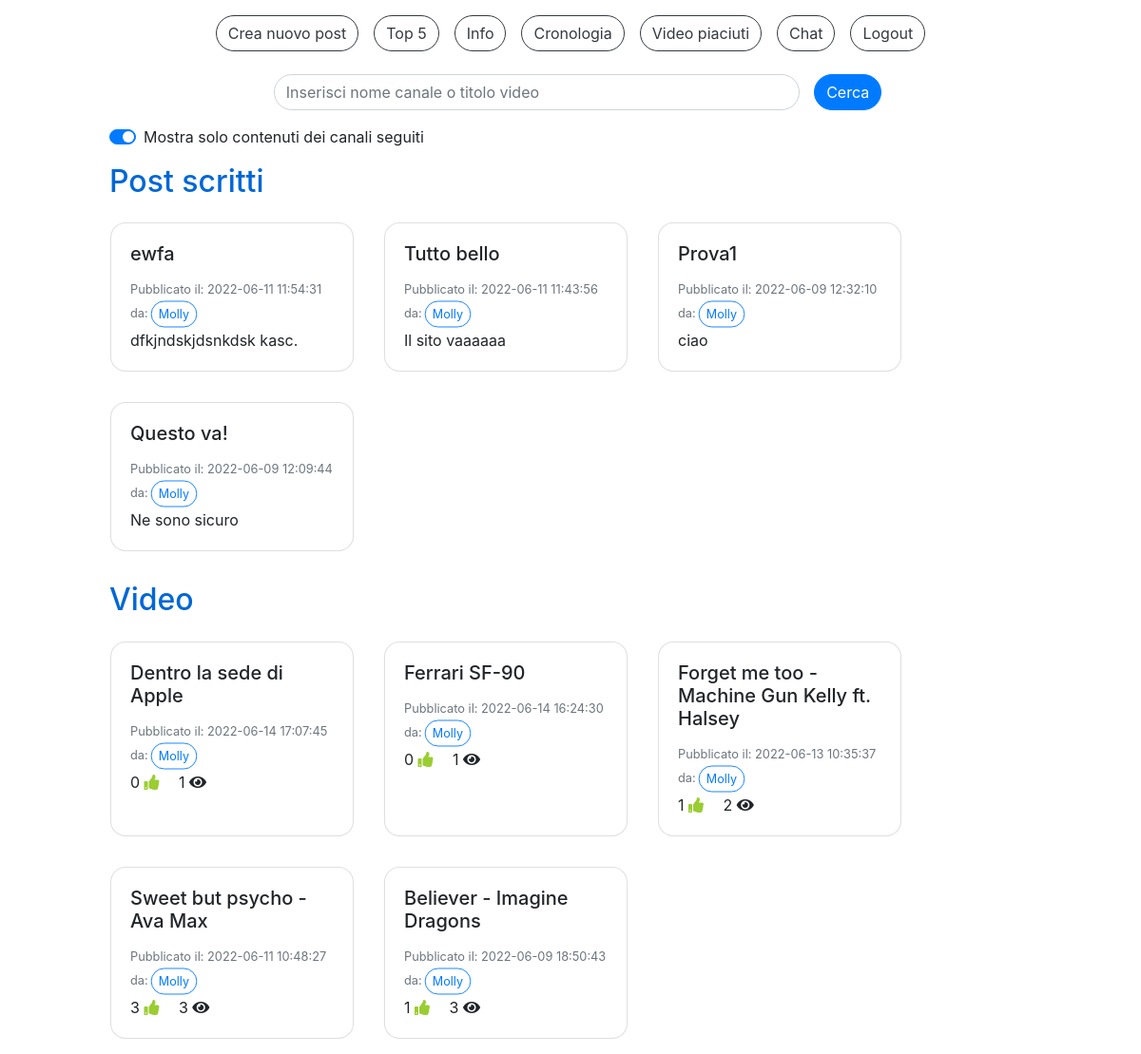
Screenshot of /home.php (signed in) with the database file from the repository.
### tables this page shows
CREATE TABLE `post_scritti` (
  `IdPost` int(11) NOT NULL,
  `Titolo` varchar(40) NOT NULL,
  `DataPubblicazione` datetime NOT NULL DEFAULT current_timestamp(),
  `TestoPost` varchar(400) NOT NULL,
  `IdAccount` int(11) NOT NULL
);

CREATE TABLE `accounts` (
  `IdAccount` int(11) NOT NULL,
  `Username` varchar(40) NOT NULL,
  `Mail` varchar(40) NOT NULL,
  `Password` varchar(100) NOT NULL,
  `Canale` tinyint(1) NOT NULL,
  `NumeroIscritti` int(11) DEFAULT NULL
);

CREATE TABLE `video` (
  `IdVideo` int(11) NOT NULL,
  `Titolo` varchar(100) NOT NULL,
  `SorgenteVideo` varchar(300) NOT NULL,
  `DataPubblicazione` datetime NOT NULL DEFAULT current_timestamp(),
  `NumeroLike` int(11) NOT NULL DEFAULT 0,
  `NumeroVisualizzazioni` int(11) NOT NULL DEFAULT 0,
  `IdAccount` int(11) NOT NULL
);

### check_canale.php (called while the page is built, shortened)
<?php
  include("db.php");
  $sql="SELECT * FROM Accounts WHERE IdAccount=?";
  $query=$db->prepare($sql);
  $dati=array($_SESSION["loginID"]);
  $query->execute($dati);
  $ris=$query->fetchAll();
  foreach($ris as $row) {
    $canale=$row["Canale"];
  }
?>

### home.php (the view, shortened to what this page needs)
<!DOCTYPE html>
<html>
<head>
  <link rel="stylesheet" href="css/style.css">
  <link rel="stylesheet" href="css/custom_style.css">
</head>
<body>
  <?php
    include("db.php");
    include("check_canale.php");
  ?>
  <div class="container-fluid pt-3">
    <div class="row justify-content-center">
      <?php
        if($canale) {
          echo '<button type="button" class="btn btn-outline-dark mr-3" onclick="location.href=\'create_post.php\'">Crea nuovo post</button>';
        }
      ?>
      <button type="button" class="btn btn-outline-dark mr-3" onclick="location.href='top5.php'">Top 5</button>
      <button type="button" class="btn btn-outline-dark mr-3" onclick="location.href='info.php'">Info</button>
      <button type="button" class="btn btn-outline-dark mr-3" onclick="location.href='cronologia.php'">Cronologia</button>
      <button type="button" class="btn btn-outline-dark mr-3" onclick="location.href='video_piaciuti.php'">Video piaciuti</button>
      <button type="button" class="btn btn-outline-dark mr-3" onclick="location.href='chat.php'">Chat</button>
      <button type="button" class="btn btn-outline-dark" onclick="location.href='logout.php'">Logout</button>
    </div>
    <div class="row justify-content-center">
      <div id="homePosts" class="col-10">
        <form method="POST" class="mt-2" style="width: 100%" action="ricerca.php">
          <div class="row align-items-center justify-content-center">
            <div class="form-group col-7 mt-3">
              <input type="text" id="cerca" class="form-control" name="cerca" placeholder="Inserisci nome canale o titolo video" required>
            </div>
            <button id="bottoneCerca" class="btn btn-primary" value="">Cerca</button>
          </div>
        </form>
        <div class="custom-control custom-switch">
          <label class="custom-control-label" id="contentSwitchLabel" for="contentSwitch">Mostra solo contenuti dei canali seguiti</label>
        </div>
        <h2 class="titleText mt-3">Post scritti</h2>
        <div id="postScrittiSeguiti" class="row">
        <?php
          $sql="SELECT * FROM Post_Scritti s, Accounts a, Iscrizioni i WHERE a.IdAccount=s.IdAccount AND a.IdAccount=i.IdCanale AND i.IdIscritto=? ORDER BY DataPubblicazione DESC LIMIT 4";
          $query=$db->prepare($sql);
          $dati=array($_SESSION["loginID"]);
          $query->execute($dati);
          $ris=$query->fetchAll();
          foreach($ris as $row) {
            echo '<div class="card m-3" style="width: 16rem;">
                    <div class="card-body">
                      <h5 class="card-title">'. $row["Titolo"] .'</h5>
                      <p class="card-text">
                        <small class="text-muted">Pubblicato il: '. $row["DataPubblicazione"] .'<br>da:<button type="button" class="btn btn-outline-primary btn-sm mini" onclick="location.href=\'canale.php?canale='. $row["Username"] .'\'">'. $row["Username"] .'</button></small><br>
                        '. $row["TestoPost"] .'<br>
                      </p>
                    </div>
                  </div>';
          }
        ?>
        </div>
        <h2 class="titleText mt-3">Video</h2>
        <?php
          $sql="SELECT * FROM Video v JOIN Accounts a ON v.IdAccount=a.IdAccount ORDER BY DataPubblicazione DESC LIMIT 12";
          $query=$db->prepare($sql);
          $query->execute();
          $ris=$query->fetchAll();
          foreach($ris as $row) {
            $sql="SELECT * FROM Video v, Visualizzazioni vis, Accounts a WHERE v.IdVideo=vis.IdVideo AND a.IdAccount=vis.IdAccount AND vis.IdAccount=? AND vis.IdVideo=?";
            $query=$db->prepare($sql);
            $dati=array($_SESSION["loginID"], $row["IdVideo"]);
            $query->execute($dati);
            $risVis=$query->fetchAll();
          }
        ?>
        <div id="postVideoSeguiti" class="row">
        <?php
          $sql="SELECT * FROM Video v, Accounts a, Iscrizioni i WHERE v.IdAccount=a.IdAccount AND a.IdAccount=i.IdCanale AND i.IdIscritto=? ORDER BY DataPubblicazione DESC LIMIT 12";
          $query=$db->prepare($sql);
          $dati=array($_SESSION["loginID"]);
          $query->execute($dati);
          $ris=$query->fetchAll();
          foreach($ris as $row) {
            $sql="SELECT * FROM Video v, Visualizzazioni vis, Accounts a WHERE v.IdVideo=vis.IdVideo AND a.IdAccount=vis.IdAccount AND vis.IdAccount=? AND vis.IdVideo=?";
            $query=$db->prepare($sql);
            $dati=array($_SESSION["loginID"], $row["IdVideo"]);
            $query->execute($dati);
            $risVis=$query->fetchAll();
            $tempoVis=-1;
            $creator=$row["Username"];
            foreach($risVis as $vis) {
              $tempoVis=$vis["TempoVisualizzazione"];
            }
            echo '<div class="card card-video m-3" style="width: 16rem;">
                    <div class="card-body card-video" onclick="cardOnClick(\''. $row["IdVideo"] .'\',\''. $row["Titolo"] .'\',\''. $row["SorgenteVideo"] .'\',\''. $tempoVis .'\',\''. $creator .'\')">
                      <h5 class="card-title card-video">'. $row["Titolo"] .'</h5>
                      <p class="card-text card-video">
                        <small class="text-muted">Pubblicato il: '. $row["DataPubblicazione"] .'<br>da:<button type="button" class="btn btn-outline-primary btn-sm mini">'. $creator .'</button></small><br>
                        '. $row["NumeroLike"] .' <i class="fa fa-thumbs-up mr-3"></i>
                        '. $row["NumeroVisualizzazioni"] .' <i class="fa fa-eye"></i>
                      </p>
                    </div>
                  </div>';
          }
        ?>
        </div>
      </div>
    </div>
  </div>
</body>
</html>

### css/custom_style.css (style rules this page uses)
* { transition: 0.4s; }
div, h2, p { cursor: default; }
.card-video { cursor: pointer; }
.fa-thumbs-up { color: yellowgreen; }
body { height: 100vh; overflow: auto; }
.btn,.form-control,.custom-select { border-radius: 2rem; }
.mini { transform: scale(0.9); }
.card { border-radius: 1rem; }
.titleText { color: #0067d5; }

### rows the page displays
post_scritti: Titolo "ewfa", DataPubblicazione "2022-06-11 11:54:31", IdAccount.Username "Molly", TestoPost "dfkjndskjdsnkdsk kasc."
post_scritti: Titolo "Tutto bello", DataPubblicazione "2022-06-11 11:43:56", IdAccount.Username "Molly", TestoPost "Il sito vaaaaaa"
post_scritti: Titolo "Prova1", DataPubblicazione "2022-06-09 12:32:10", IdAccount.Username "Molly", TestoPost "ciao"
post_scritti: Titolo "Questo va!", DataPubblicazione "2022-06-09 12:09:44", IdAccount.Username "Molly", TestoPost "Ne sono sicuro"
video: Titolo "Dentro la sede di Apple", DataPubblicazione "2022-06-14 17:07:45", IdAccount.Username "Molly", NumeroLike "0", NumeroVisualizzazioni "1"
video: Titolo "Ferrari SF-90", DataPubblicazione "2022-06-14 16:24:30", IdAccount.Username "Molly", NumeroLike "0", NumeroVisualizzazioni "1"
video: Titolo "Forget me too - Machine Gun Kelly ft. Halsey", DataPubblicazione "2022-06-13 10:35:37", IdAccount.Username "Molly", NumeroLike "1", NumeroVisualizzazioni "2"
video: Titolo "Sweet but psycho - Ava Max", DataPubblicazione "2022-06-11 10:48:27", IdAccount.Username "Molly", NumeroLike "3", NumeroVisualizzazioni "3"
video: Titolo "Believer - Imagine Dragons", DataPubblicazione "2022-06-09 18:50:43", IdAccount.Username "Molly", NumeroLike "1", NumeroVisualizzazioni "3"
